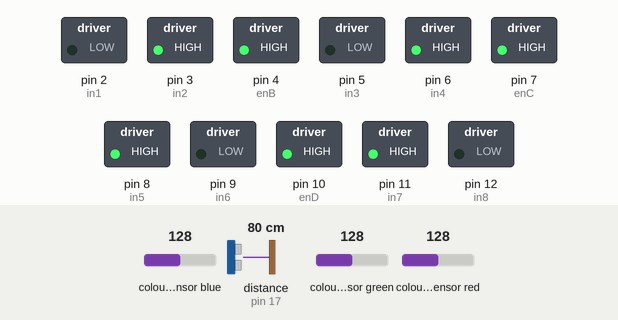
Bench run of a sketch on a simulated Arduino Mega 2560, built with avr-gcc and run on an emulated ATmega2560. On the bench: switched loads named in the sketch (green lamp = pin HIGH). Wiring (inferred from the names in the program): ultrasonic range finder: trigger pin 18; echo pin 17; 2 × TCS3200 colour sensor: output pin 28, S2 pin 30, S3 pin 29, S0 pin 32, S1 pin 31 / output pin 37, S2 pin 35, S3 pin 36, S0 pin 33, S1 pin 34. Dashed ring = blinking. The inputs (shaded band) are chosen by the test bench; at power-on: distance to the obstacle (sensor on pin 17) 80 cm, colour sensor blue 128, colour sensor green 128, colour sensor red 128. The echo pulse lasts 58.3 µs per cm; pins used as bus, display or sensor lines are not drawn.

Above: at 1.2 s.
1.3 s: distance to the obstacle (sensor on pin 17) set to 27 cm
2.8 s: distance to the obstacle (sensor on pin 17) set to 23 cm
At 3.23 s:
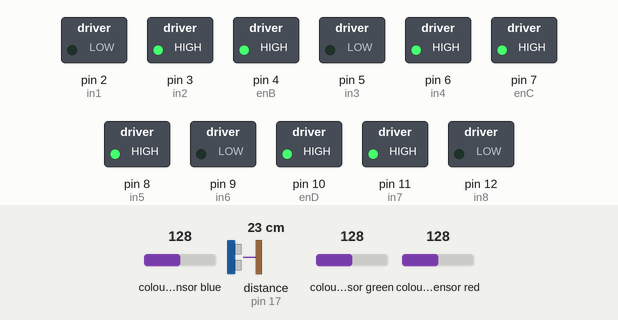
5.8 s: distance to the obstacle (sensor on pin 17) set to 18 cm
At 6.07 s:
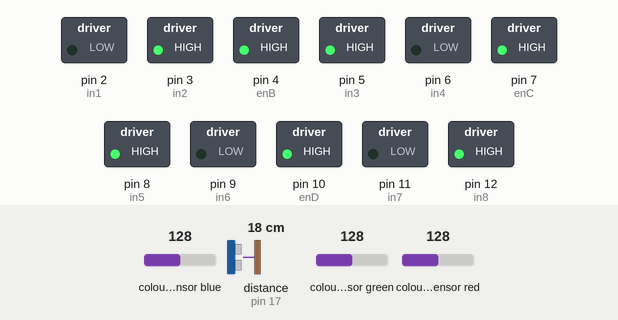
Timing chart, 0 to 14.8 s (numbered marks = the images above; inputs shaded):
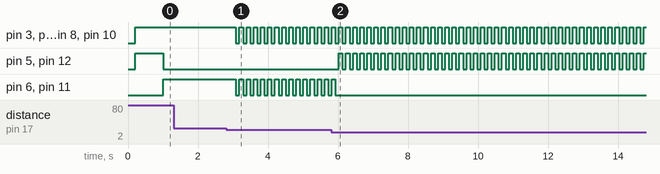

The sketch:

Task3_1.1.ino
```cpp
#define echoPin 17
#define trigPin 18
#define RS0 32
#define RS1 31
#define RS2 30
#define RS3 29
#define RSOut 28
#define LS0 33
#define LS1 34
#define LS2 35
#define LS3 36
#define LSOut 37
#define left 1
#define right 2
int enA = 1;
int in1 = 2;
int in2 = 3;
// Motor B pin connections
int enB = 4;
int in3 = 5;
int in4 = 6;
// Motor C pin connections
int enC = 7;
int in5 = 8;
int in6 = 9;
// Motor D pin connections
int enD = 10;
int in7 = 11;
int in8 = 12;

int RredFreq = 0;
int RgreenFreq = 0;
int RblueFreq = 0;
int LredFreq = 0;
int LgreenFreq = 0;
int LblueFreq = 0;
int RredCol = 0;
int RgreenCol = 0;
int RblueCol = 0;
int LredCol = 0;
int LgreenCol = 0;
int LblueCol = 0;
int RCol = 0;
int LCol = 0;
// Initialization for ultrasonic sensor
long duration;
int distance;
int direction = right;
// bool detect = true;
bool gap = false;
void setup() {
  pinMode(RS0, OUTPUT);
  pinMode(RS1, OUTPUT);
  pinMode(RS2, OUTPUT);
  pinMode(RS3, OUTPUT);
  pinMode(LS0, OUTPUT);
  pinMode(LS1, OUTPUT);
  pinMode(LS2, OUTPUT);
  pinMode(LS3, OUTPUT);
  pinMode(RSOut, INPUT);
  pinMode(LSOut, INPUT);
  digitalWrite(RS0,HIGH);
  digitalWrite(RS1,LOW);
  digitalWrite(LS0,HIGH);
  digitalWrite(LS1,LOW);
  pinMode(enA, OUTPUT);
  pinMode(enB, OUTPUT);
  pinMode(enC, OUTPUT);
  pinMode(enD, OUTPUT);
  pinMode(in1, OUTPUT);
  pinMode(in2, OUTPUT);
  pinMode(in3, OUTPUT);
  pinMode(in4, OUTPUT);
  pinMode(in5, OUTPUT);
  pinMode(in6, OUTPUT);
  pinMode(in7, OUTPUT);
  pinMode(in8, OUTPUT);
  digitalWrite(in1, LOW);
  digitalWrite(in2, LOW);
  digitalWrite(in3, LOW);
  digitalWrite(in4, LOW);
  digitalWrite(in5, LOW);
  digitalWrite(in6, LOW);
  digitalWrite(in7, LOW);
  digitalWrite(in8, LOW);
  pinMode(trigPin, OUTPUT);
  pinMode(echoPin, INPUT);
  Serial.begin(115200);
}

void loop() {
  readUltrasonic(); // read the Ultrasonic sensors
  readColorSensors(); // read the rgb color sensors
  if(RCol == 4){ //if the right sensor detects black
      stop(); // stop
      delay(100); // delay for 0.01 seconds
      direction = left; // set direction to left
    }else if(LCol == 4){ // if the left sensor detects black
      stop(); // stop
      delay(100); // delay for 0.01 seconds
      direction = right; // set direction to right
    }
  if(direction == right){
      if (distance <= 15) { // if the distance of the ultrasonic is less than equal to 15
        movBW(100); // move backward
      }else if(distance >= 20 && distance < 24){ // if the distance is greater than 20 and the distance is less than 24
        movFW(100); // move forward
      }else if(distance >= 24){ // if the ultrasonic distance is greater than equal to 24
        movRT(100); // move right
        delay(700); // delay for 0.07 seconds
        while(distance >= 24){ // while distance is greater and equal to 24 read ultrasonic sensor and move forward
          readUltrasonic();
          readColorSensors();
          if(RCol == 3 || LCol == 3){
            stop();
          } else {
            movFW(100);
          }
        }
      }

      else{ // otherwise move right
        movRT(100);
      }
  } else {
      if (distance <= 15) { // distance is less than equal to 15
        movBW(100);
      }else if(distance >= 20 && distance < 24){ // if distance is greater than equal to 20 and distance is less than 24
        movFW(100); // move Forward

      }else if(distance >= 24){ // distance is greater than equal to 24
        movLFT(100); // move left
        delay(700); // delay for 0.07 seconds
        while(distance >= 24){ // distance is greater than equal to 24 read ultrasonic and move forward
          readUltrasonic();
          readColorSensors();
          if(RCol == 3 || LCol == 3){
            finish();
          } else {
            movFW(100);
          }
        }
      }
      else{ // otherwise move left
        movLFT(100);
      }
  }


}

void readColorSensors(){
   // Setting BLUE (B) filtered photodiodes to be read
  digitalWrite(RS2,LOW);
  digitalWrite(RS3,LOW);
  // Reading the output frequency
  RredFreq = pulseIn(RSOut, LOW);
  // Remaping the value of the RED (R) frequency from 0 to 255
  RredCol = map(RredFreq, 47, 172, 255, 0);
  // Printing the RED (R) value
  // Serial.print("RR = ");
  // Serial.print(RredFreq);
  // delay(10);

  // Setting GREEN (G) filtered photodiodes to be read
  digitalWrite(RS2,HIGH);
  digitalWrite(RS3,HIGH);
  // Reading the output frequency
  RgreenFreq = pulseIn(RSOut, LOW);
  // Remaping the value of the GREEN (G) frequency from 0 to 255
  RgreenCol = map(RgreenFreq, 47, 176, 255, 0);
  // Printing the GREEN (G) value
  // Serial.print(" RG = ");
  // Serial.print(RgreenFreq);
  // delay(10);

  // Setting BLUE (B) filtered photodiodes to be read
  digitalWrite(RS2,LOW);
  digitalWrite(RS3,HIGH);
  // Reading the output frequency
  RblueFreq = pulseIn(RSOut, LOW);
  // Remaping the value of the BLUE (B) frequency from 0 to 255
  RblueCol = map(RblueFreq, 35, 133, 255, 0);
  // Printing the BLUE (B) value
  // Serial.print(" RB = ");
  // Serial.print(RblueFreq);
  // delay(10);
  /////////////////////////////////////////////////////////////////////////

  ///////////////////// FOR LEFT COLOR SENSOR /////////////////////////////
  // Setting RED (R) filtered photodiodes to be read
  digitalWrite(LS2,LOW);
  digitalWrite(LS3,LOW);
  // Reading the output frequency
  LredFreq = pulseIn(LSOut, LOW);
  // Remaping the value of the RED (R) frequency from 0 to 255
  LredCol = map(LredFreq, 34, 149, 255, 0);
  // Printing the RED (R) value
  // Serial.print(" LR = ");
  // Serial.print(LredFreq);
  // delay(10);

  // Setting GREEN (G) filtered photodiodes to be read
  digitalWrite(LS2,HIGH);
  digitalWrite(LS3,HIGH);
  // Reading the output frequency
  LgreenFreq = pulseIn(LSOut, LOW);
  // Remaping the value of the GREEN (G) frequency from 0 to 255
  LgreenCol = map(LgreenFreq, 35, 167, 255, 0);
  // Printing the GREEN (G) value
  // Serial.print(" LG = ");
  // Serial.print(LgreenFreq);
  // delay(10);

  // Setting BLUE (B) filtered photodiodes to be read
  digitalWrite(LS2,LOW);
  digitalWrite(LS3,HIGH);
  // Reading the output frequency
  LblueFreq = pulseIn(LSOut, LOW);
  // Remaping the value of the BLUE (B) frequency from 0 to 255
  LblueCol = map(LblueFreq, 29, 138, 255, 0);
  // Printing the BLUE (B) value
  // Serial.print(" LB = ");
  // Serial.println(LblueFreq);
  // delay(10);
   //read black color for all sensors
  if((LblueCol <= -110) && (LredCol <= -120) && (LgreenCol <= -130))
  {
      // Serial.println("Left: Black");
      LCol = 0;
  }
  if((RblueCol <= -180) && (RredCol <= -175) && (RgreenCol <= -178))
  {
    //  Serial.println("Right: Black");
      RCol = 0;
  }

   if((LblueCol >= 240) && (LredCol >= 240) && (LgreenCol >= 240))
  {
    //  Serial.println("Left: White");
      LCol = 4;
  }
  if((RblueCol >= 240) && (RredCol >= 240) && (RgreenCol >= 240))
  {
    //  Serial.println("Right: White");
      RCol = 4;
  }
  if((LblueCol >= 150 && LblueCol <= 220) && (LredCol <= 30) && (LgreenCol <= 160))
  {
    //  Serial.println("Left: Blue");
      LCol = 2;
  }
  if((RblueCol >= 150 && RblueCol <= 250) && (RredCol <= 40) && (RgreenCol <= 150))
  {
    //  Serial.println("Right: Blue");
      RCol = 2;
  }
    if((LblueCol <= 60 && LblueCol >= 10) && (LredCol <= 10 && LredCol >= -20) && (LgreenCol >= 70 && LgreenCol <= 100))
  {
    Serial.println("Left: Green");
      LCol = 3;
  }
  if((RblueCol <= -60 && RblueCol >= -150 ) && (RredCol <= -70 && RredCol >= -165) && (RgreenCol <= -10 && RgreenCol >= -30))
  {
     Serial.println("Right: Green");
      RCol = 3;
  }


}
void movFW(int speed)
{
  int PWMval = 255*speed/100;
  // move forward with 60% speed - For PWM values varies between 0 (no speed) and 255 (full speed)
	analogWrite(enA, PWMval);
	analogWrite(enB, PWMval);
  analogWrite(enC, PWMval);
	analogWrite(enD, PWMval);
  //Rotate left and right wheels in clockwise direction - Move forward
  // delay(500);
  digitalWrite(in1, LOW);
	digitalWrite(in2, HIGH);
	digitalWrite(in3, LOW);
	digitalWrite(in4, HIGH);
  digitalWrite(in5, HIGH);
	digitalWrite(in6, LOW);
	digitalWrite(in7, HIGH);
	digitalWrite(in8, LOW);
}
void movLFT(int speed){
  int PWMval = 255*speed/100;
  // turn with 30% speed - For PWM values varies between 0 (no speed) and 255 (full speed)
	analogWrite(enA, PWMval);
	analogWrite(enB, PWMval);
  analogWrite(enC, PWMval);
	analogWrite(enD, PWMval);
  // Rotate left wheel anti-clockwise and right wheel in clockwise direction - Spin anti-clockwise/Turn left
  digitalWrite(in1, LOW);
	digitalWrite(in2, HIGH);
	digitalWrite(in3, HIGH);
	digitalWrite(in4, LOW);
  digitalWrite(in5, HIGH);
	digitalWrite(in6, LOW);
	digitalWrite(in7, LOW);
	digitalWrite(in8, HIGH);
}

void movRT(int speed){
   int PWMval = 255*speed/100;
  // turn with 30% speed - For PWM values varies between 0 (no speed) and 255 (full speed)
	analogWrite(enA, PWMval);
	analogWrite(enB, PWMval);
  analogWrite(enC, PWMval);
	analogWrite(enD, PWMval);
  // Rotate left wheel anti-clockwise and right wheel in clockwise direction - Spin anti-clockwise/Turn left
  digitalWrite(in1, HIGH);
	digitalWrite(in2, LOW);
	digitalWrite(in3, LOW);
	digitalWrite(in4, HIGH);
  digitalWrite(in5, LOW);
	digitalWrite(in6, HIGH);
	digitalWrite(in7, HIGH);
	digitalWrite(in8, LOW);
}
void stop(){
  // move forward with 0% speed - For PWM value 0
  analogWrite(enA, 0);
  analogWrite(enB, 0);
  analogWrite(enC, 0);
  analogWrite(enD, 0);

  // Turn off all the motors
  digitalWrite(in1, LOW);
  digitalWrite(in2, LOW);
  digitalWrite(in3, LOW);
  digitalWrite(in4, LOW);
  digitalWrite(in5, LOW);
  digitalWrite(in6, LOW);
  digitalWrite(in7, LOW);
  digitalWrite(in8, LOW);
}

void movBW(int speed)
{
  int PWMval = 255*speed/100;
  // move backward with 60% speed - For PWM values varies between 0 (no speed) and 255 (full speed)
  analogWrite(enA, PWMval);
  analogWrite(enB, PWMval);
  analogWrite(enC, PWMval);
  analogWrite(enD, PWMval);
  // Rotate left and right wheels in anti-clockwise direction - Move backward
  digitalWrite(in1, HIGH);
  digitalWrite(in2, LOW);
  digitalWrite(in3, HIGH);
  digitalWrite(in4, LOW);
  digitalWrite(in5, LOW);
  digitalWrite(in6, HIGH);
  digitalWrite(in7, LOW);
  digitalWrite(in8, HIGH);
}

void readUltrasonic() {
  digitalWrite(trigPin, LOW);
  delayMicroseconds(2);
  // Sets the trigPin HIGH for 10 microseconds
  digitalWrite(trigPin, HIGH);
  delayMicroseconds(10);
  digitalWrite(trigPin, LOW);
  // Reads the echoPin, returns the sound wave in microseconds
  duration = pulseIn(echoPin, HIGH);
  // Calculating the distance
  distance = duration * 0.034 / 2; // Speed of sound wave divided by 2 (send & receive)
  //Serial.println(distance);
  delay(100);
}
void finish(){
  stop();
}
```

Measured:
- the behaviour switches between 25 and 24 cm on distance to the obstacle (sensor on pin 17) (found by bisection; images 0 and 1)
- the behaviour switches between 21 and 20 cm on distance to the obstacle (sensor on pin 17) (found by bisection; images 1 and 2)
- after the input at 1.3 s, every drawn part: stays the same
- after the input at 2.8 s, pin 3 (in2), pin 4 (enB), pin 6 (in4), pin 7 (enC), pin 8 (in5), pin 10 (enD), pin 11 (in7): alternates HIGH for 0.10 s and LOW for 0.10 s, starting after 0.28 s
- after the input at 5.8 s, pin 5 (in3), pin 12 (in8): alternates HIGH for 0.10 s and LOW for 0.10 s, starting after 0.22 s; pin 6 (in4), pin 11 (in7): goes on until 5.9 s, then stays LOW
